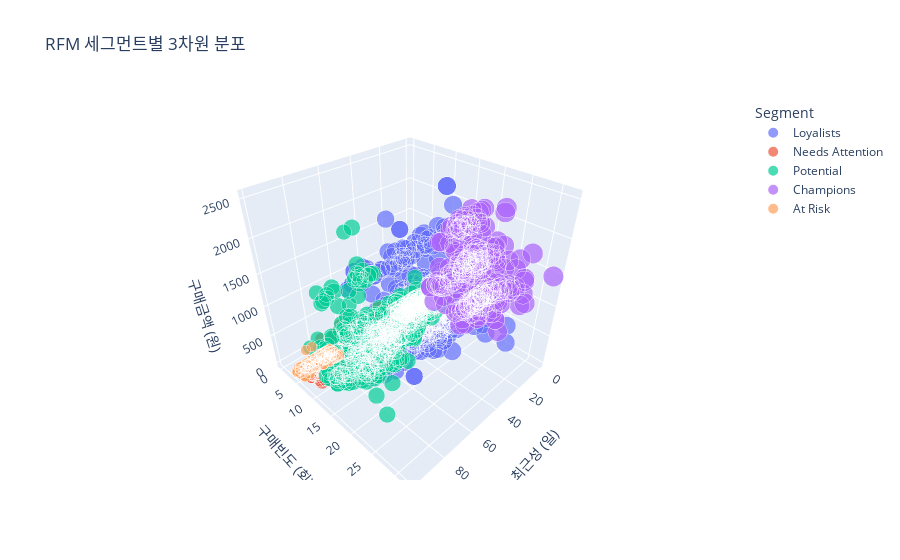

The notebook cell saved with this chart:
### Code cell
# 세그먼트별 3D 산점도 시각화 (R, F, M 관계)
fig_3d = px.scatter_3d(rfm_df, x='Recency', y='Frequency', z='Monetary',
                       color='Segment', size='RFM_Score',
                       title='RFM 세그먼트별 3차원 분포',
                       labels={'Recency': '최근성 (일)', 
                              'Frequency': '구매빈도 (회)', 
                              'Monetary': '구매금액 (원)'})
fig_3d.show()

### Figure 1 — Plotly figure (JSON) as saved in the notebook; plotly's stock layout.template omitted (floating-point values rounded to 4 significant figures; data arrays with more than 128 entries replaced by an {"elided": "..."} marker saying what was removed)
{"data": [{"hovertemplate": "Segment=Loyalists<br>최근성 (일)=%{x}<br>구매빈도 (회)=%{y}<br>구매금액 (원)=%{z}<br>RFM_Score=%{marker.size}<extra></extra>", "legendgroup": "Loyalists", "marker": {"color": "#636efa", "size": {"elided": "559 int values"}, "sizemode": "area", "sizeref": 0.03, "symbol": "circle"}, "mode": "markers", "name": "Loyalists", "scene": "scene", "showlegend": true, "type": "scatter3d", "x": {"elided": "559 int values"}, "y": {"elided": "559 int values"}, "z": {"elided": "559 int values"}}, {"hovertemplate": "Segment=Needs Attention<br>최근성 (일)=%{x}<br>구매빈도 (회)=%{y}<br>구매금액 (원)=%{z}<br>RFM_Score=%{marker.size}<extra></extra>", "legendgroup": "Needs Attention", "marker": {"color": "#EF553B", "size": {"elided": "455 int values"}, "sizemode": "area", "sizeref": 0.03, "symbol": "circle"}, "mode": "markers", "name": "Needs Attention", "scene": "scene", "showlegend": true, "type": "scatter3d", "x": {"elided": "455 int values"}, "y": {"elided": "455 int values"}, "z": {"elided": "455 int values"}}, {"hovertemplate": "Segment=Potential<br>최근성 (일)=%{x}<br>구매빈도 (회)=%{y}<br>구매금액 (원)=%{z}<br>RFM_Score=%{marker.size}<extra></extra>", "legendgroup": "Potential", "marker": {"color": "#00cc96", "size": {"elided": "802 int values"}, "sizemode": "area", "sizeref": 0.03, "symbol": "circle"}, "mode": "markers", "name": "Potential", "scene": "scene", "showlegend": true, "type": "scatter3d", "x": {"elided": "802 int values"}, "y": {"elided": "802 int values"}, "z": {"elided": "802 int values"}}, {"hovertemplate": "Segment=Champions<br>최근성 (일)=%{x}<br>구매빈도 (회)=%{y}<br>구매금액 (원)=%{z}<br>RFM_Score=%{marker.size}<extra></extra>", "legendgroup": "Champions", "marker": {"color": "#ab63fa", "size": {"elided": "281 int values"}, "sizemode": "area", "sizeref": 0.03, "symbol": "circle"}, "mode": "markers", "name": "Champions", "scene": "scene", "showlegend": true, "type": "scatter3d", "x": {"elided": "281 int values"}, "y": {"elided": "281 int values"}, "z": {"elided": "281 int values"}}, {"hovertemplate": "Segment=At Risk<br>최근성 (일)=%{x}<br>구매빈도 (회)=%{y}<br>구매금액 (원)=%{z}<br>RFM_Score=%{marker.size}<extra></extra>", "legendgroup": "At Risk", "marker": {"color": "#FFA15A", "size": {"elided": "143 int values"}, "sizemode": "area", "sizeref": 0.03, "symbol": "circle"}, "mode": "markers", "name": "At Risk", "scene": "scene", "showlegend": true, "type": "scatter3d", "x": {"elided": "143 int values"}, "y": {"elided": "143 int values"}, "z": {"elided": "143 int values"}}], "layout": {"legend": {"itemsizing": "constant", "title": {"text": "Segment"}, "tracegroupgap": 0}, "scene": {"domain": {"x": [0, 1], "y": [0, 1]}, "xaxis": {"title": {"text": "최근성 (일)"}}, "yaxis": {"title": {"text": "구매빈도 (회)"}}, "zaxis": {"title": {"text": "구매금액 (원)"}}}, "title": {"text": "RFM 세그먼트별 3차원 분포"}}}
